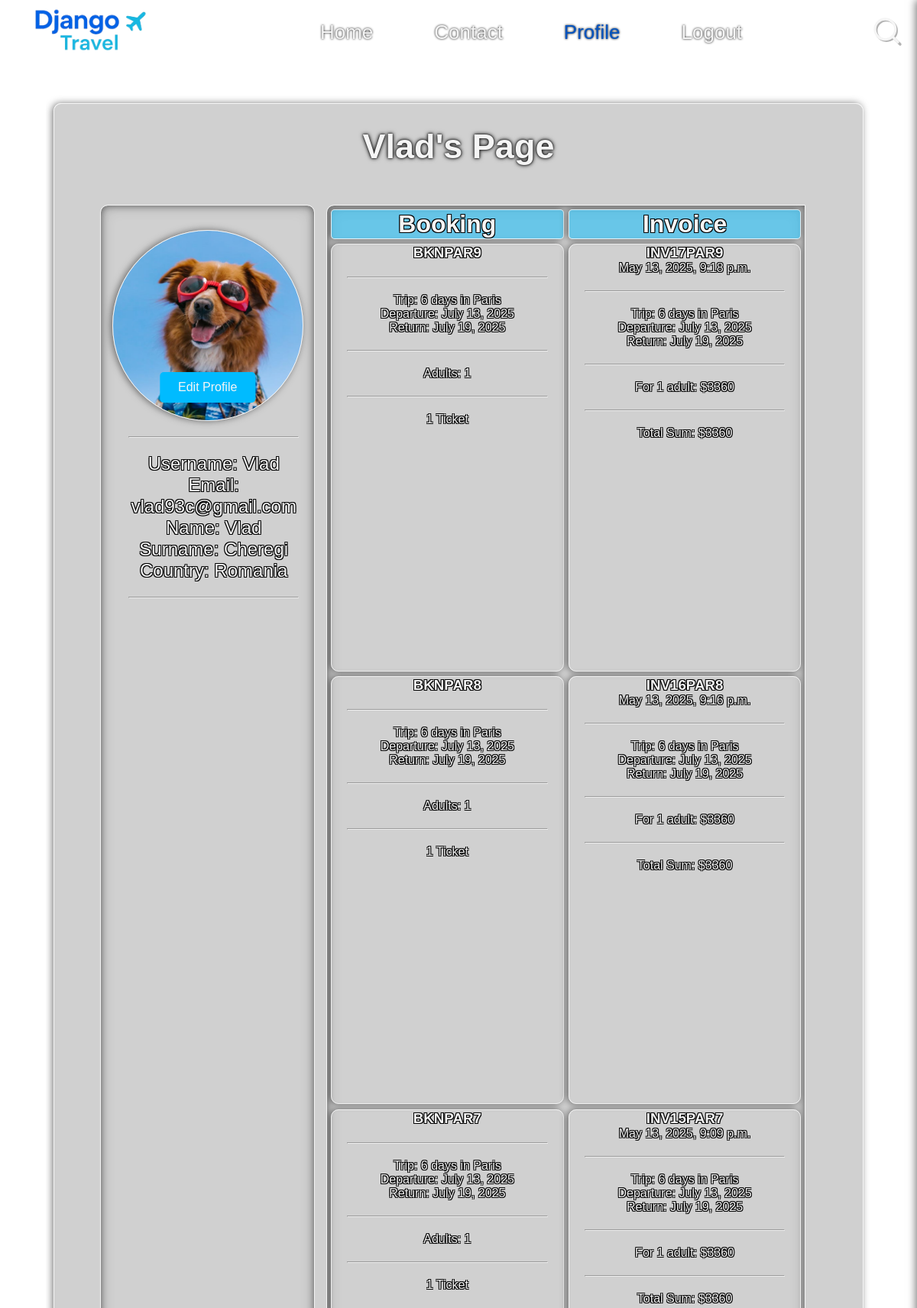
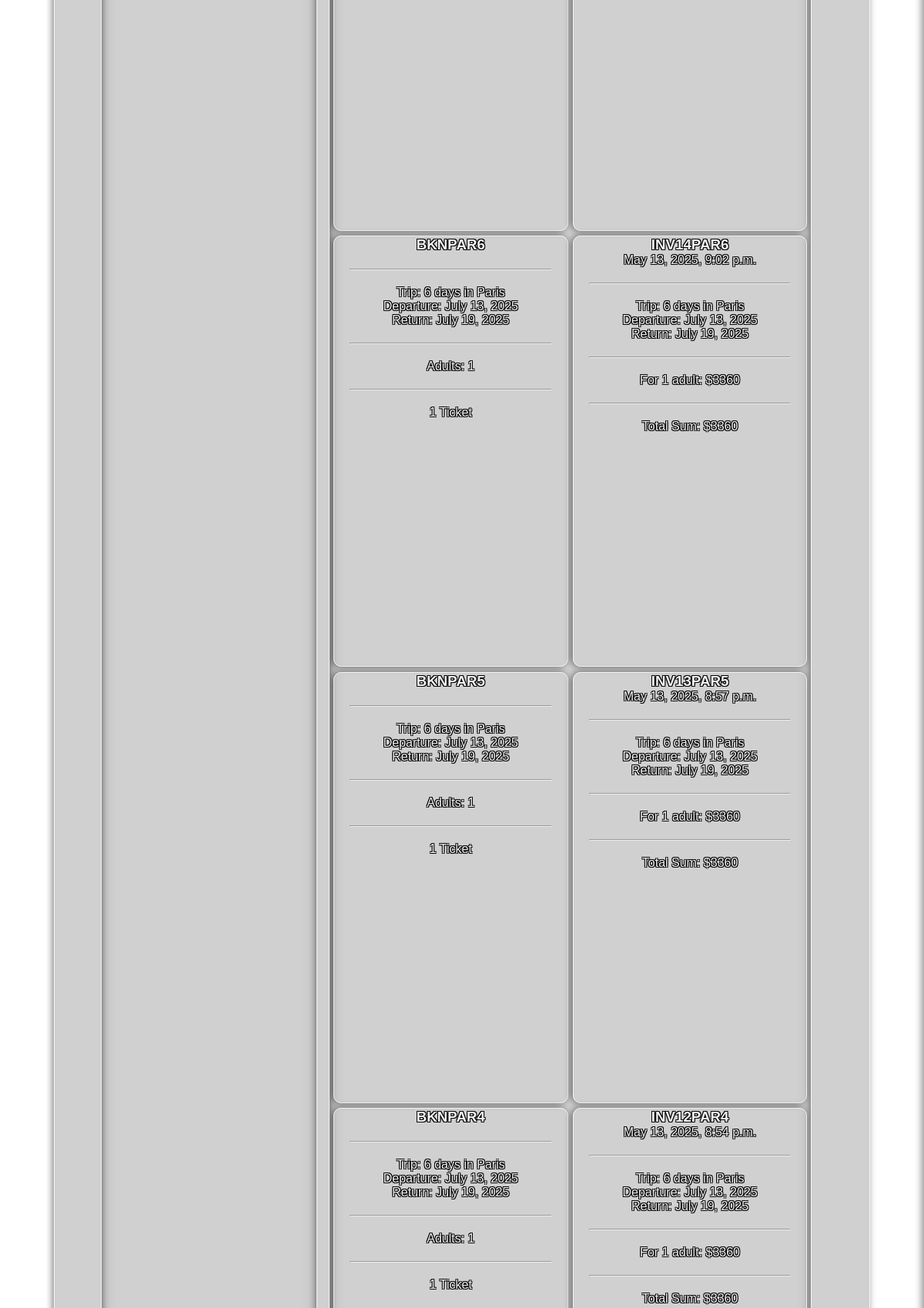
Screenshot of /profile/vlad/ (signed in, upper part) with the database file from the repository (2 pictures, top to bottom).
### accounts/models.py (models this page shows, shortened)
class CustomUser(AbstractUser):
    username = models.CharField(
        unique=True,
        validators=[username_validator],
        max_length=20,
        )
    email = models.EmailField(
            unique=True,
            validators=[EmailValidator()], # Use Django's built-in EmailValidator
            max_length=254,
        )
    groups = models.ManyToManyField('auth.Group',
                                    related_name='customuser_set',
                                    blank=True)
    user_permissions = models.ManyToManyField('auth.Permission',
                                              related_name='customuser_permissions',
                                              blank=True)
    name = models.CharField(max_length=50, blank=True, help_text="First name of the user")
    surname = models.CharField(max_length=50, blank=True, help_text="Last name of the user")
    country = models.CharField(max_length=50, blank=True, help_text="Country of the user")

### travel/models/booking_models.py (models this page shows, shortened)
class Booking(models.Model):
    MEAL_PLAN_CHOICES = [
    ('None', 'No Meal Plan'),        # No meal plan selected
    ('BB', 'Bed and Breakfast'),     # BB: Bed and Breakfast
    ('HB', 'Half Board'),            # HB: Half Board
    ('FB', 'Full Board'),            # FB: Full Board
    ('AI', 'All Inclusive')]         # AI: All Inclusive
    user = models.ForeignKey(settings.AUTH_USER_MODEL, on_delete=models.CASCADE)
    trip = models.ForeignKey(Trip, on_delete=models.CASCADE)
    booking_date = models.DateTimeField(default=timezone.now)
    meal_plan = models.CharField(max_length=4, choices=MEAL_PLAN_CHOICES,default='None',
                                 help_text='Select meal plan for booking')
    tickets_adult = models.PositiveIntegerField(default=1, validators=[MinValueValidator(1)],
                                                help_text='Tickets for adults')
    tickets_child = models.PositiveIntegerField(default=0, help_text=' Tickets for children')
    wants_flight = models.BooleanField(default=False, help_text='Include flight tickets?')
    from_airport = models.ForeignKey('travel.Airport', null=True, blank=True, on_delete=models.SET_NULL,
                                     help_text='Departure Airport')
    wants_airport_pickup = models.BooleanField(default=False, help_text='Pick up from airport?')
    wants_airport_dropoff = models.BooleanField(default=False, help_text='Drop off at airport?')
    airplane_price = models.IntegerField(default=0, help_text='Plane Tickets cost')
    airport_price = models.IntegerField(default=0, help_text='Total cost of airport services')
    wants_car_rental = models.BooleanField(default=False, help_text='Include car rental?')
    car_rental_days = models.IntegerField(default=0, help_text='Car rental days')
    car_rental_cost = models.IntegerField(default=0, help_text='Total cost of car rental services')
    booking_price = models.IntegerField(default=0)
    paid = models.BooleanField(default=False)
    booking_number = models.CharField(max_length=20, unique=True, blank=True, null=True)
    def total_tickets(self):
        return self.tickets_adult + self.tickets_child
    def calculate_meal_plan_cost(self):
        total_tickets = self.tickets_adult + self.tickets_child
        duration = self.trip.calculate_duration()
        if self.meal_plan == None:
            return 0
        if self.meal_plan == 'BB':
            return (self.trip.hotel.bb_price * total_tickets) * duration
        if self.meal_plan == 'HB':
            return (self.trip.hotel.hb_price * total_tickets) * duration
        if self.meal_plan == 'FB':
            return (self.trip.hotel.fb_price * total_tickets) * duration
        if self.meal_plan == 'AI':
            return (self.trip.hotel.ai_price * total_tickets) * duration
        return 0 # with no meal plan selected return 0
    def calculate_airport_cost(self):
        cost = 0
        to_airport = self.trip.airport # destination of trip
        from_airport = self.from_airport # selected by user
        if self.wants_flight and from_airport:
            from_country = from_airport.city.country
            from_continent = from_country.continent
            to_country = to_airport.city.country
            to_continent = to_country.continent
            plane_ticket_cost = calculate_plane_ticket_cost(
                to_airport.standard_plane_ticket,
                from_country, from_continent,
                to_country, to_continent
            )
            cost += plane_ticket_cost * self.total_tickets()
            if self.wants_airport_pickup:
                cost += to_airport.airport_pick_up_cost * self.total_tickets()
            if self.wants_airport_dropoff:
                cost += to_airport.airport_drop_off_cost * self.total_tickets()
        return cost

### travel/models/trip_models.py (models this page shows, shortened)
class Trip(models.Model):
    hotel = models.ForeignKey(Hotel, related_name='hotel_trips', on_delete=models.CASCADE, null=True, help_text='Hotel where clients make bookings')
    city = models.ForeignKey(City, related_name='city_trips', on_delete=models.CASCADE, null=True, blank=True)
    airport = models.ForeignKey(Airport, related_name='airport_trips', on_delete=models.CASCADE, null=True, blank=True)
    departure_date = models.DateField(help_text='When trip begins')
    return_date = models.DateField(help_text='When trip ends')
    profit_on_adult = models.DecimalField(max_digits=10, decimal_places=2, default=0.12,
                                          help_text='example: 0.10 represent 10 % of hotel price ' \
                                          'to be added to the final cost')
    profit_on_child = models.DecimalField(max_digits=10, decimal_places=2, default=0.08,
                                          help_text='example: 0.10 represent 10 % of hotel price ' \
                                          'to be added to the final cost')
    tickets = models.PositiveIntegerField(default=1, help_text='Number of tickets including adults and children')
    promoted = models.BooleanField(default=False, help_text='Check if this trip is going to promoted section of trips')
    available = models.BooleanField(default=True, help_text='If trip is available')
    def __str__(self):
         return f' {self.calculate_duration()} days in {self.hotel.city}'
    def calculate_duration(self):
        return calculate_trip_duration(self.departure_date, self.return_date)
    def calculate_adult_price(self, quantity=1):
        return service_calculate_adult_price(
            self.hotel.price_per_day, self.profit_on_adult,
            self.departure_date, self.return_date,
            quantity)
    def calculate_child_price(self, quantity=1):
        return service_calculate_child_price(
            self.hotel.price_per_day, self.profit_on_child,
            self.departure_date, self.return_date,
            quantity)

### travel/models/location_models.py (models this page shows, shortened)
class Hotel(models.Model):
    name = models.CharField(max_length=100, help_text='Hotel name')
    stars = models.PositiveIntegerField(validators=
                                        [MinValueValidator(1),
                                         MaxValueValidator(5)], help_text='Hotel Stars')
    description = models.TextField(help_text='Description of the hotel')
    city = models.ForeignKey(City, related_name='hotels',
                             on_delete=models.CASCADE, help_text='City')
    capacity = models.PositiveIntegerField(help_text='Hotel capacity reserved for our agency')
    price_per_day = models.DecimalField(max_digits=10, decimal_places=2,
                                        help_text= 'Base price per day')
    bb_price = models.DecimalField(max_digits=10, decimal_places=2,
        null=True, blank=True,
        help_text='Additional price per day for Bed & Breakfast')
    hb_price = models.DecimalField(max_digits=10, decimal_places=2,
        null=True, blank=True,
        help_text='Additional price per day for Half Board')
    fb_price = models.DecimalField(max_digits=10, decimal_places=2,
        null=True, blank=True,
        help_text='Additional price per day for Full Board')
    ai_price = models.DecimalField(max_digits=10, decimal_places=2,
        null=True, blank=True,
        help_text='Additional price per day for All Inclusive')

class City(models.Model):
    class Meta:
        verbose_name_plural = "Cities"
    name = models.CharField(max_length=30, help_text='City name')
    description = models.TextField(null=True, blank=True, help_text='City description')
    image = models.ImageField(upload_to='city_images/', blank=True, null=True)
    country = models.ForeignKey(Country, related_name='cities',
                                on_delete=models.CASCADE, help_text='Country')
    car_rental_option = models.BooleanField(help_text='Car rental option')
    car_rental_cost = models.IntegerField(null=True, blank=True,
                                          help_text='Car rental cost per day in this City')
    def __str__(self):
        return self.name

### travel/models/invoice_models.py (models this page shows, shortened)
class Invoice(models.Model):
    invoice_number = models.CharField(max_length=15, unique=True, blank=True, null=True)
    payment_date = models.DateTimeField(default=timezone.now)
    booking = models.OneToOneField(Booking,on_delete=models.SET_NULL, null=True, related_name='invoice')

### accounts/views/profile_views.py (the view)
# urls.py: path('profile/<str:username>/', UserProfileView.as_view(), name='user_profile'),
class UserProfileView(LoginRequiredMixin, DetailView):
    model = CustomUser
    template_name = 'accounts/profile/profile.html'
    context_object_name = 'profile_user'
    slug_field = 'username'
    slug_url_kwarg = 'username'
    def dispatch(self, request, *args, **kwargs):
        user = self.get_object()
        if user != request.user:
            return redirect('home')  # Or redirect to any other page
        return super().dispatch(request, *args, **kwargs)
    def get_context_data(self, **kwargs):
        context = super().get_context_data(**kwargs)
        user = self.object
        booking_context_data = get_user_booking_context(user)
        context.update(booking_context_data)
        return context

### accounts/templates/accounts/profile/profile.html (shortened to what this page needs)
{% extends "base.html" %}
{% block content %}
{% load static %}
<link rel="stylesheet" href="{% static 'accounts/style.css' %}">
<div class="profile-page">
    <div class="container-presets centered-container account-info-container">
        <h2 class="title1-presets">{{ profile_user.username.title }}'s Page</h2>
        <div class="account-info-inner-container">
            <div class="account-info-profile-container">
                <div class="profile-picture-container">
                    <div class="profile-picture"></div>
                    <a href="{% url 'edit_profile' profile_user.username %}">
                        <button class="button-presets">Edit Profile</button>
                    </a>
                </div>
                <div class="profile-item-container">
                    <hr class="divider-presets">
                    <p class="profile-item">Username: {{ profile_user.username.title }}</p>
                    <p class="profile-item">Email: {{ profile_user.email }}</p>
                    <p class="profile-item">Name: {{ profile_user.name.title }}</p>
                    <p class="profile-item">Surname: {{ profile_user.surname.title }}</p>
                    <p class="profile-item">Country: {{ profile_user.country.title }}</p>
                    <hr class="divider-presets">
                </div>
            </div>
            {% if paid_bookings %}
            <div class="account-info-booking-history-container">
                <div class="booking-column">
                    <h1 class="inner-container-presets booking-history-title">Booking</h1>
                    {% for booking in paid_bookings %}
                        <div class="inner-container-presets booking-card">
                            <h3 style="justify-self: center; align-self: center;">
                                {% if booking.booking_number is None %}
                                    <p>Booking</p>
                                {% else %}
                                    {{ booking.booking_number }}
                                {% endif %}
                            </h3>
                            <hr class="divider-presets">
                            <p>Trip: {{ booking.trip }}</p>
                            <p>Departure: {{ booking.trip.departure_date }}</p>
                            <p>Return: {{ booking.trip.return_date }}</p>
                            <hr class="divider-presets">
                            <p>Adults: {{ booking.tickets_adult }} </p>
                            <hr class="divider-presets">
                            <p>{{ booking.total_tickets }} Ticket{{ booking.total_tickets|pluralize }}</p>
                        </div>
                    {% endfor %}
                </div>
                <div class="invoice-column">
                    <h1 class="inner-container-presets booking-history-title">Invoice</h1>
                    {% for booking in paid_bookings %}
                        <div class="inner-container-presets invoice-card">
                            <h3 style="justify-self: center; align-self: center;">{{booking.invoice.invoice_number}}</h3>
                            <p>{{ booking.invoice.payment_date }}</p>
                            <hr class="divider-presets">
                            <p>Trip: {{ booking.trip }}</p>
                            <p>Departure: {{ booking.trip.departure_date }}</p>
                            <p>Return: {{ booking.trip.return_date }}</p>
                            <hr class="divider-presets">
                            <p>For {{ booking.tickets_adult }} adult{{ booking.tickets_adult|pluralize }}: ${{ booking.adult_price|floatformat:0 }}</p>
                            <hr class="divider-presets">
                            <p>Total Sum: ${{ booking.booking_price }}</p>
                        </div>
                    {% endfor %}
                </div>
            </div>
            {% endif %}
        </div>
    </div>
</div>
{% endblock %}

### rows the page displays
CustomUser: username "Vlad", email "vlad93c@gmail.com", name "Vlad", surname "Cheregi", country "Romania"
Booking: booking_number "BKNPAR9", trip "6 days in Paris", trip.departure_date "July 13, 2025", trip.return_date "July 19, 2025", tickets_adult "1", total_tickets "1", invoice.invoice_number "INV17PAR9", invoice.payment_date "May 13, 2025, 9:18 p.m.", adult_price "3360", booking_price "3360"
Booking: booking_number "BKNPAR8", trip "6 days in Paris", trip.departure_date "July 13, 2025", trip.return_date "July 19, 2025", tickets_adult "1", total_tickets "1", invoice.invoice_number "INV16PAR8", invoice.payment_date "May 13, 2025, 9:16 p.m.", adult_price "3360", booking_price "3360"
Booking: booking_number "BKNPAR7", trip "6 days in Paris", trip.departure_date "July 13, 2025", trip.return_date "July 19, 2025", tickets_adult "1", total_tickets "1", invoice.invoice_number "INV15PAR7", invoice.payment_date "May 13, 2025, 9:09 p.m.", adult_price "3360", booking_price "3360"
Booking: booking_number "BKNPAR6", trip "6 days in Paris", trip.departure_date "July 13, 2025", trip.return_date "July 19, 2025", tickets_adult "1", total_tickets "1", invoice.invoice_number "INV14PAR6", invoice.payment_date "May 13, 2025, 9:02 p.m.", adult_price "3360", booking_price "3360"
Booking: booking_number "BKNPAR5", trip "6 days in Paris", trip.departure_date "July 13, 2025", trip.return_date "July 19, 2025", tickets_adult "1", total_tickets "1", invoice.invoice_number "INV13PAR5", invoice.payment_date "May 13, 2025, 8:57 p.m.", adult_price "3360", booking_price "3360"
Booking: booking_number "BKNPAR4", trip "6 days in Paris", trip.departure_date "July 13, 2025", trip.return_date "July 19, 2025", tickets_adult "1", total_tickets "1", invoice.invoice_number "INV12PAR4", invoice.payment_date "May 13, 2025, 8:54 p.m.", adult_price "3360", booking_price "3360"
